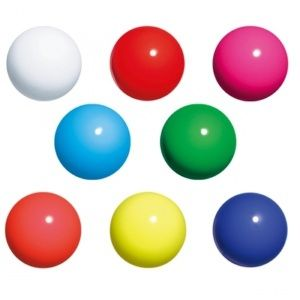
#> input picture app/color_ball.jpg, 300 x 300 px, found by its file name
$ python detect_colors.py
#> lines starting #> are read from the running program, lines starting #| are printed output that depends on the picture; after the words box and inside, x2 and y2 are one past the last pixel; in counts of white or black regions, pixels touching at a corner belong together
#> further down, image is the input picture: shape (300, 300, 3); mean B, G, R 199, 200.8, 211.5
import cv2
import numpy as np

def detect_colors(image):
    # Convert BGR to HSV
    hsv = cv2.cvtColor(image, cv2.COLOR_BGR2HSV)
#> hsv: shape (300, 300, 3); mean H, S, V 54.5, 71.8, 232.9

    # Define range of colors in HSV
    colors = {
        'red': {'lower': np.array([0, 100, 100]), 'upper': np.array([10, 255, 255]), 'color': (0, 0, 255)},
        'yellow': {'lower': np.array([20, 100, 100]), 'upper': np.array([30, 255, 255]), 'color': (0, 255, 255)},
        'green': {'lower': np.array([60, 100, 100]), 'upper': np.array([90, 255, 255]), 'color': (0, 255, 0)},
        'blue': {'lower': np.array([100, 100, 100]), 'upper': np.array([140, 255, 255]), 'color': (255, 0, 0)}
    }

    # List to store detected colors
    detected_color_list = []

    # Iterate over each color
    for color_name, color_values in colors.items():
        # Threshold the HSV image to get only desired colors
        mask = cv2.inRange(hsv, color_values['lower'], color_values['upper'])

        # Find contours in the mask
        contours, _ = cv2.findContours(mask, cv2.RETR_EXTERNAL, cv2.CHAIN_APPROX_SIMPLE)

        # Iterate over contours to draw bounding boxes
        for contour in contours:
            # Get bounding box coordinates
            x, y, w, h = cv2.boundingRect(contour)

            # Draw bounding box around the object
            cv2.rectangle(image, (x, y), (x + w, y + h), color_values['color'], 2)

            # Append detected color to list
            detected_color_list.append(color_name)
#> this loop made 4 passes
#> pass 1, in detect_colors, `mask = cv2.inRange(hsv, color_values['lower'], color_values['upper'])`:
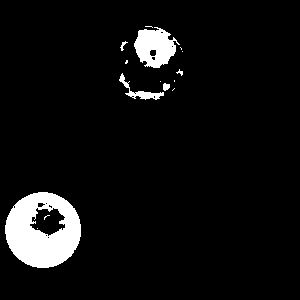
#> mask: shape (300, 300); 6.1% white; 15 white regions (9 under 20 px), largest, box (x1, y1, x2, y2) and area: (5, 192, 81, 268) 3868, (134, 27, 180, 68) 1196, (119, 73, 164, 100) 280, (163, 83, 170, 91) 43, (120, 41, 128, 51) 29, (176, 69, 183, 76) 21
#> pass 2, in detect_colors, `mask = cv2.inRange(hsv, color_values['lower'], color_values['upper'])`:
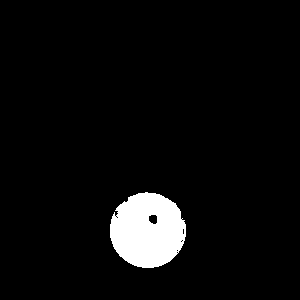
#> mask: shape (300, 300); 4.9% white; 1 white region, box (x1, y1, x2, y2) and area: (110, 192, 186, 268) 4412
#> pass 3, in detect_colors, `mask = cv2.inRange(hsv, color_values['lower'], color_values['upper'])`:
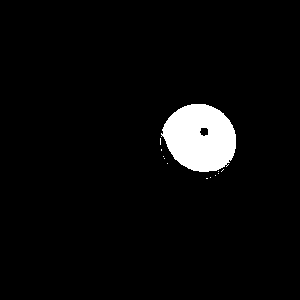
#> mask: shape (300, 300); 4.3% white; 12 white regions (11 under 20 px), largest, box (x1, y1, x2, y2) and area: (161, 104, 236, 172) 3823
#> after the loop:
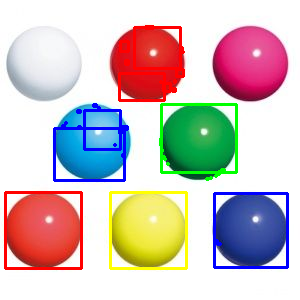
#> image: shape (300, 300, 3); 6.99% of pixels changed, all inside (x1, y1, x2, y2) = (4, 25, 289, 270)
#> after the loop:
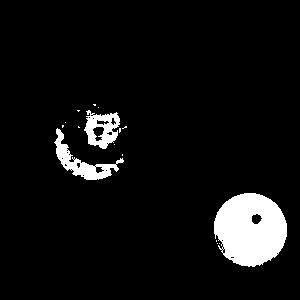
#> mask: shape (300, 300); 6.6% white; 16 white regions (13 under 20 px), largest, box (x1, y1, x2, y2) and area: (214, 193, 287, 267) 4083, (54, 128, 124, 180) 976, (84, 110, 120, 149) 794
#> after the loop, detected_color_list = 42 items, first 6: 'red', 'red', 'red', 'red', 'red', 'red'

    return image, detected_color_list


if __name__ == "__main__":
    # Read the image
    image = cv2.imread('app/color_ball.jpg')

    # Detect colors and draw bounding boxes
    detected_image, detected_colors = detect_colors(image)
#> detected_colors has the same summary as detected_color_list in detect_colors

    # Print list of detected colors
    print("Detected colors:", detected_colors)
#> (printed output is left out)
    # Display the original and detected colors
    cv2.imshow('Original Image', image)
    cv2.imshow('Detected Colors', detected_image)
    cv2.waitKey(0)
    cv2.destroyAllWindows()
